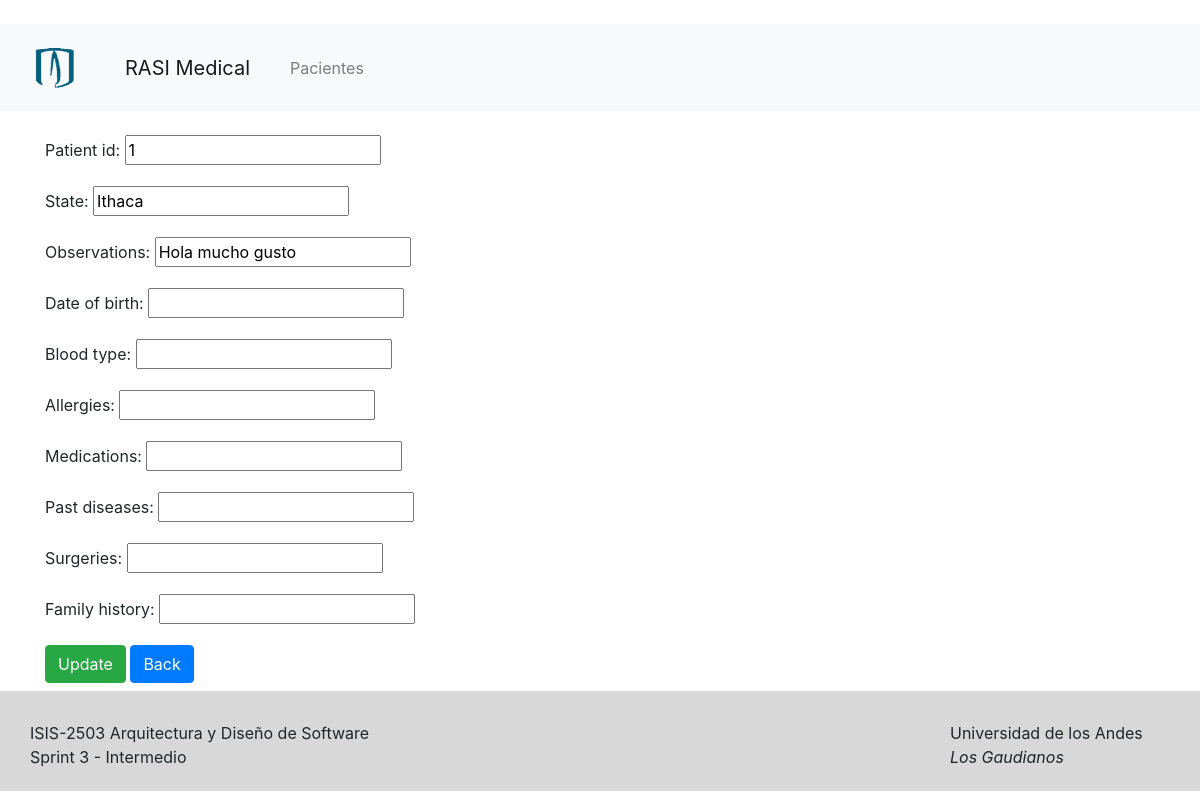
Page /histories/1 on the committed database.
### histories/models.py (models this page shows, shortened)
class History(models.Model):
    patient_id = models.IntegerField()
    state = models.CharField(max_length=255)
    observations = models.CharField(max_length=255)
    date_of_birth = models.DateField(null=True, blank=True)
    blood_type = models.CharField(max_length=3)
    allergies = models.CharField(max_length=255)
    medications = models.CharField(max_length=255)
    past_diseases = models.CharField(max_length=255)
    surgeries = models.CharField(max_length=255)
    family_history = models.CharField(max_length=255)

### histories/views.py (the view)
# urls.py: path('<int:history_pk>', views.history_edit, name='edit_history'),
def history_edit(request, history_pk):
    history = get_history_by_id(history_pk)
    if request.method == 'POST':
        form = HistoryForm(request.POST, instance=history)
        if form.is_valid():
            form.save()
            HistoryEdit.objects.create(
                history=history,
                patient_id=history.patient_id,
                state=history.state,
                observations=history.observations,
                date_of_birth=history.date_of_birth,
                blood_type=history.blood_type,
                allergies=history.allergies,
                medications=history.medications,
                past_diseases=history.past_diseases,
                surgeries=history.surgeries,
                family_history=history.family_history,
            )
            messages.add_message(request, messages.SUCCESS, 'Successfully updated history')
            return HttpResponseRedirect(reverse('edit_history', args=[history_pk]))
        else:
            print(form.errors)
    else:
        form = HistoryForm(instance=history)
    context = {
        'form': form,
        'patient_id': history.patient_id,
    }
    return render(request, 'Histories/historyUpdate.html', context)

### histories/forms.py
class HistoryForm(forms.ModelForm):
    class Meta:
        model = History
        fields = ['patient_id', 'state', 'observations', 'date_of_birth', 'blood_type', 'allergies', 'medications', 'past_diseases', 'surgeries', 'family_history']

### histories/logic/logic_histories.py (called while the page is built)
def get_history_by_id(history_pk):
    return History.objects.get(pk=history_pk)

### histories/templates/Histories/historyUpdate.html (shortened to what this page needs)
{% extends 'base.html' %}
{% block content %}
<form method="POST">
    <br>
    {{ form.as_p }}
    <button type="submit" class="btn btn-success waves-effect waves-light">Update</button>
    <button type="button" class="btn btn-primary waves-effect waves-light"
                                onClick=" window.location.href='/patients/{{patient_id}}/histories' ">Back
    </button>
</form>
{% endblock %}

### rows in the picture
History: patient_id "1", state "Ithaca", observations "Hola mucho gusto"
